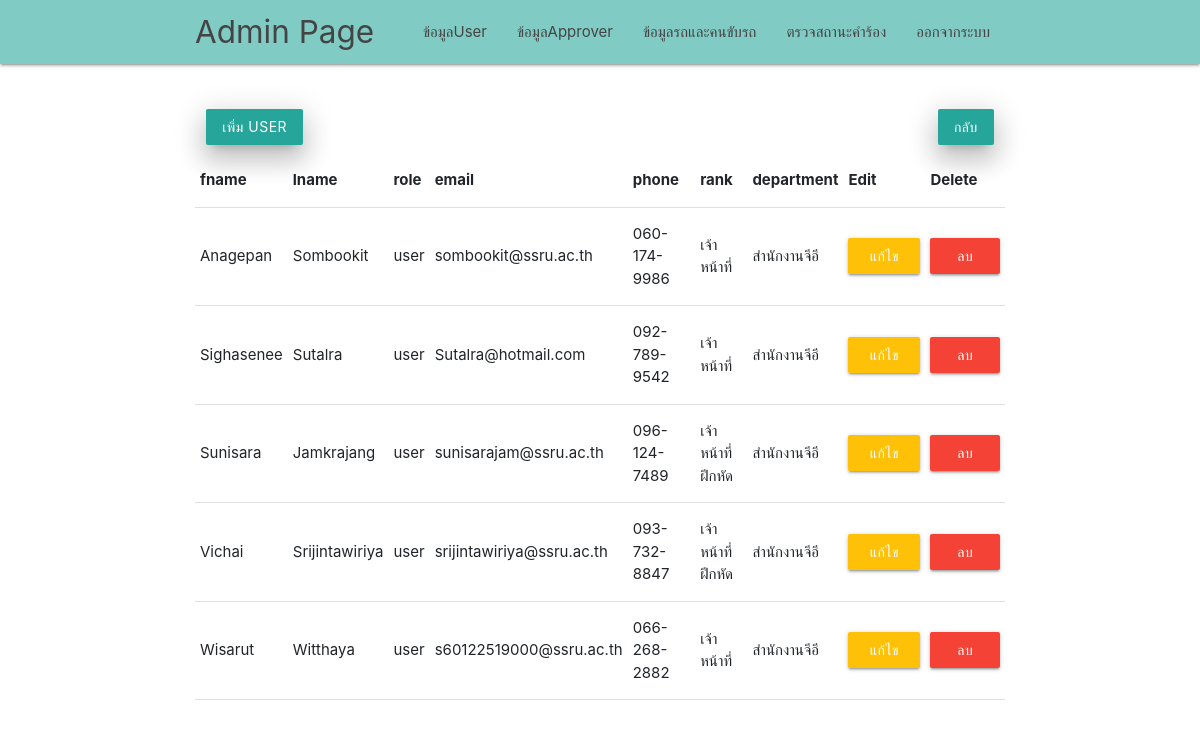
The app's page /admin/show_user.php (signed in) with its own data.
### tables this page shows
CREATE TABLE `user` (
  `id` varchar(255) NOT NULL,
  `password` text NOT NULL,
  `fname` text NOT NULL,
  `lname` text NOT NULL,
  `role` text NOT NULL,
  `email` text NOT NULL,
  `phone` text NOT NULL,
  `rank` text NOT NULL,
  `department` text NOT NULL
);

### admin/show_user.php (the view, shortened to what this page needs)
<?php
require '../server/server.php';
$sql = "SELECT * FROM user WHERE user.role = 'user' ORDER BY user.fname ASC";
$result = mysqli_query($connect, $sql);
?>
<!DOCTYPE html>
<html lang="en">
<head>
    <link href="https://stackpath.bootstrapcdn.com/bootstrap/4.3.1/css/bootstrap.min.css" rel="stylesheet">
    <link href="../css/materialize.css" type="text/css" rel="stylesheet" media="screen,projection" />
    <link href="../css/style.css" type="text/css" rel="stylesheet" media="screen,projection" />
</head>
<body>
    <nav class="teal lighten-3" role="navigation">
        <div class="nav-wrapper container">
            <a id="logo-container" href="admin_page.php" class="brand-logo">Admin Page</a>
            <ul class="right hide-on-med-and-down">
                <li><a href="show_user.php">ข้อมูลUser</a></li>
                <li><a href="show_approver.php">ข้อมูลApprover</a></li>
                <li><a href="show_driver_car.php">ข้อมูลรถและคนขับรถ</a></li>
                <li><a href="request_form.php">ตรวจสถานะคำร้อง</a></li>
                <li><a href="../login.php">ออกจากระบบ</a></li>
            </ul>
        </div>
    </nav>
    <div class="container">
        <div class="row">
            <div class="col 6">
                <br><br>
                <div style="text-align:left">
                    <a href="form_add_user.php?<?php echo base64_encode("resu_role") ?>=<?php echo base64_encode("user") ?>&?!@$!@$asfqegg12#$&$^2=<?php echo base64_decode("sadgqeghyef") ?>" class="btn waves-effect waves-light teal lighten-1 z-depth-4">เพิ่ม user</a>
                </div>
            </div>
            <div class="col 6">
                <br><br>
                <div style="text-align:right">
                    <a href="admin_page.php" class="btn waves-effect waves-light teal lighten-1 z-depth-4">กลับ</a>
                </div>
            </div>
            <br><br><br><br>
            <table class="responsive-table">
                <thead>
                    <tr>
                        <th>fname</th>
                        <th>lname</th>
                        <th>role</th>
                        <th>email</th>
                        <th>phone</th>
                        <th>rank</th>
                        <th>department</th>
                        <th>Edit</th>
                        <th>Delete</th>
                    </tr>
                </thead>
                <tbody>
                    <?php while ($row = mysqli_fetch_array($result)) {  ?>
                        <tr>
                            <td><?php echo $row['fname'] ?></td>
                            <td><?php echo $row['lname'] ?></td>
                            <td><?php echo $row['role'] ?></td>
                            <td><?php echo $row['email'] ?></td>
                            <td><?php echo $row['phone'] ?></td>
                            <td><?php echo $row['rank'] ?></td>
                            <td><?php echo $row['department'] ?></td>
                            <td>
                                <a href="form_edit_user.php?user=<?php echo base64_encode($row['id']) ?>&?!@#^!=<?php echo base64_encode("ASFEBHRWHRYNRaefgqwm98456") ?>">
                                    <button type="submit" class="btn amber darken-4-effect amber darken-4-light">แก้ไข
                                        <i class="material-icons right">border_color</i>
                                    </button>
                                </a>
                            </td>
                            <td>
                                <a>
                                    <button id="lob" type="submit" class="btn red accent-4-effect red accent-4-light">ลบ
                                        <i class="material-icons right">close</i>
                                    </button>
                                </a>
                            </td>
                        </tr>
                    <?php } ?>
                </tbody>
            </table>
        </div>
    </div>
</body>
</html>

### css/style.css (style rules this page uses)
nav ul a, nav .brand-logo { color: #444; }

### records on screen
user: fname "Anagepan", lname "Sombookit", role "user", email "sombookit@ssru.ac.th", phone "060-174-9986", rank "เจ้าหน้าที่", department "สำนักงานจีอี"
user: fname "Sighasenee", lname "Sutalra", role "user", email "Sutalra@hotmail.com", phone "092-789-9542", rank "เจ้าหน้าที่", department "สำนักงานจีอี"
user: fname "Sunisara", lname "Jamkrajang", role "user", email "sunisarajam@ssru.ac.th", phone "096-124-7489", rank "เจ้าหน้าที่ฝึกหัด", department "สำนักงานจีอี"
user: fname "Vichai", lname "Srijintawiriya", role "user", email "srijintawiriya@ssru.ac.th", phone "093-732-8847", rank "เจ้าหน้าที่ฝึกหัด", department "สำนักงานจีอี"
user: fname "Wisarut", lname "Witthaya", role "user", email "s60122519000@ssru.ac.th", phone "066-268-2882", rank "เจ้าหน้าที่", department "สำนักงานจีอี"
